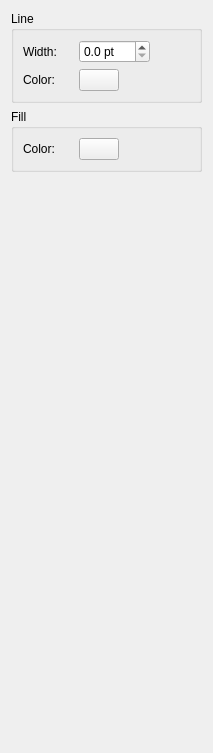
     <widget class="QWidget" name="lineFillPage">
      <attribute name="title">
       <string>Line/Fill</string>
      </attribute>
      <layout class="QGridLayout" name="gridLayout_16">
       <item row="0" column="0">
        <layout class="QVBoxLayout" name="verticalLayout">
         <item>
          <widget class="QGroupBox" name="groupBox_4">
           <property name="title">
            <string>Line</string>
           </property>
           <layout class="QGridLayout" name="gridLayout_6">
            <item row="0" column="0">
             <layout class="QFormLayout" name="formLayout_3">
              <property name="fieldGrowthPolicy">
               <enum>QFormLayout::AllNonFixedFieldsGrow</enum>
              </property>
              <item row="0" column="0">
               <widget class="QLabel" name="label_10">
                <property name="minimumSize">
                 <size>
                  <width>50</width>
                  <height>0</height>
                 </size>
                </property>
                <property name="text">
                 <string>Width:</string>
                </property>
               </widget>
              </item>
              <item row="1" column="0">
               <widget class="QLabel" name="label_11">
                <property name="minimumSize">
                 <size>
                  <width>50</width>
                  <height>0</height>
                 </size>
                </property>
                <property name="text">
                 <string>Color:</string>
                </property>
               </widget>
              </item>
              <item row="0" column="1">
               <layout class="QHBoxLayout" name="horizontalLayout_20">
                <item>
                 <widget class="QDoubleSpinBox" name="lineWidthSpin">
                  <property name="sizePolicy">
                   <sizepolicy hsizetype="Minimum" vsizetype="Fixed">
                    <horstretch>0</horstretch>
                    <verstretch>0</verstretch>
                   </sizepolicy>
                  </property>
                  <property name="suffix">
                   <string notr="true"> pt</string>
                  </property>
                  <property name="decimals">
                   <number>1</number>
                  </property>
                  <property name="singleStep">
                   <double>0.100000000000000</double>
                  </property>
                 </widget>
                </item>
                <item>
                 <spacer name="horizontalSpacer_24">
                  <property name="orientation">
                   <enum>Qt::Horizontal</enum>
                  </property>
                  <property name="sizeHint" stdset="0">
                   <size>
                    <width>40</width>
                    <height>20</height>
                   </size>
                  </property>
                 </spacer>
                </item>
               </layout>
              </item>
              <item row="1" column="1">
               <layout class="QHBoxLayout" name="horizontalLayout_21">
                <item>
                 <widget class="ColorButton" name="lineColorButton">
                  <property name="sizePolicy">
                   <sizepolicy hsizetype="Fixed" vsizetype="Fixed">
                    <horstretch>0</horstretch>
                    <verstretch>0</verstretch>
                   </sizepolicy>
                  </property>
                  <property name="text">
                   <string/>
                  </property>
                 </widget>
                </item>
                <item>
                 <spacer name="horizontalSpacer_6">
                  <property name="orientation">
                   <enum>Qt::Horizontal</enum>
                  </property>
                  <property name="sizeHint" stdset="0">
                   <size>
                    <width>40</width>
                    <height>20</height>
                   </size>
                  </property>
                 </spacer>
                </item>
               </layout>
              </item>
             </layout>
            </item>
           </layout>
          </widget>
         </item>
         <item>
          <widget class="QGroupBox" name="fillFrame">
           <property name="title">
            <string>Fill</string>
           </property>
           <layout class="QGridLayout" name="gridLayout_7">
            <item row="0" column="0">
             <layout class="QFormLayout" name="formLayout_4">
              <item row="0" column="0">
               <widget class="QLabel" name="label_12">
                <property name="minimumSize">
                 <size>
                  <width>50</width>
                  <height>0</height>
                 </size>
                </property>
                <property name="text">
                 <string>Color:</string>
                </property>
               </widget>
              </item>
              <item row="0" column="1">
               <widget class="ColorButton" name="fillColorButton">
                <property name="sizePolicy">
                 <sizepolicy hsizetype="Fixed" vsizetype="Fixed">
                  <horstretch>0</horstretch>
                  <verstretch>0</verstretch>
                 </sizepolicy>
                </property>
                <property name="text">
                 <string/>
                </property>
               </widget>
              </item>
             </layout>
            </item>
            <item row="0" column="1">
             <spacer name="horizontalSpacer_7">
              <property name="orientation">
               <enum>Qt::Horizontal</enum>
              </property>
              <property name="sizeHint" stdset="0">
               <size>
                <width>40</width>
                <height>20</height>
               </size>
              </property>
             </spacer>
            </item>
           </layout>
          </widget>
         </item>
        </layout>
       </item>
       <item row="1" column="0">
        <spacer name="verticalSpacer_6">
         <property name="orientation">
          <enum>Qt::Vertical</enum>
         </property>
         <property name="sizeHint" stdset="0">
          <size>
           <width>20</width>
           <height>570</height>
          </size>
         </property>
        </spacer>
       </item>
      </layout>
     </widget>
